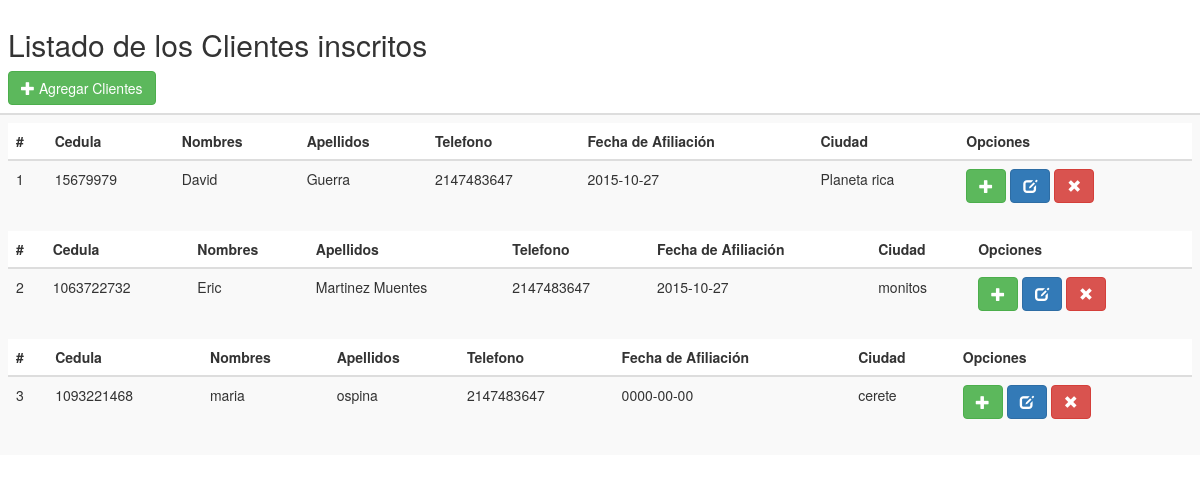
The app's page /php/opciones.php with its own data.
### tables this page shows
CREATE TABLE IF NOT EXISTS `clientes` (
  `identificacion` int(11) NOT NULL,
  `nombres` varchar(50) NOT NULL,
  `apellidos` varchar(50) NOT NULL,
  `telefono` int(10) NOT NULL,
  `direccion` varchar(20) NOT NULL,
  `fechaafiliacion` date NOT NULL,
  `vendedor` varchar(50) NOT NULL,
  `ciudad` varchar(50) NOT NULL,
  `diasc` varchar(50) NOT NULL,
  `valor` int(10) NOT NULL
);

### php/opciones.php (the view, shortened to what this page needs)
<!DOCTYPE html>
    <html>
    <head>
      <link rel='stylesheet' type='text/css' href='../css/normalize.css' />
    <link rel='stylesheet' type='text/css' href='../css/estilo.css' />
    <link rel='stylesheet' type='text/css' href='../css/demo.css' />
    <link rel='stylesheet' type='text/css' href='../css/component.css' />
    <link rel='stylesheet' type='text/css' href='../css/bootstrap.css' />
    </head>
    <body>
    <table class='table table-striped'>
  <thead>
    <tr>
      <th><h2>Listado de los Clientes inscritos</h2>
      <a href="welcome.php?op=5" role="button" class="btn btn-success">
      <span class="glyphicon glyphicon-plus" aria-hidden="true"></span>   Agregar Clientes</a>
      </th>
    </tr>
  </thead>
  <tbody>
    <tr>
      <td>
<?php
  $buscar_asignatura=mysql_query("SELECT * FROM clientes ");
  $i=1;
  while ($muestra=mysql_fetch_array($buscar_asignatura)) {
  echo "<table class='table table-striped table-hover '>
  <thead>
    <tr>
      <th>#</th>
      <th>Cedula</th>
      <th>Nombres</th>
      <th>Apellidos</th>
      <th>Telefono</th>
      <th>Fecha de Afiliación</th>
      <th>Ciudad</th>
      <th>Opciones</th>
    </tr>
  </thead>
  <tbody>
    <tr>
      <td>".$i++."</td>
      <td>".utf8_decode($muestra['identificacion'])."</td>
      <td>".utf8_decode($muestra['nombres'])."</td>
      <td>".utf8_decode($muestra['apellidos'])."</td>
      <td>".utf8_decode($muestra['telefono'])."</td>
      <td>".utf8_decode($muestra['fechaafiliacion'])."</td>
      <td>".utf8_decode($muestra['ciudad'])."</td>
      <td>
      <a href='ingresarabono.php?id=".$muestra['identificacion']."' role='button' title='Agregar Abono' class='btn btn-success'>
      <span class='glyphicon glyphicon-plus' aria-hidden='true'></span></a>
      <a href='editarcliente.php?id=".$muestra['identificacion']."' role='button' title='Editar Cliente' class='btn btn-primary'>
      <span class='glyphicon glyphicon-edit' aria-hidden='true'></span></a>
      <a href='eliminarcliente.php?id=".$muestra['identificacion']."' role='button' title='Eliminar Cliente' class='btn btn-danger'>
      <span class='glyphicon glyphicon-remove' aria-hidden='true'></span></a>
      </td>
    </tr>
  </tbody>
</table>";
}
               ?>
 </td>
    </tr>
  </tbody>
</table>
 </body>
    </html>

### css/demo.css (style rules this page uses)
*, *:after, *:before { -webkit-box-sizing: border-box; -moz-box-sizing: border-box; box-sizing: border-box; }
body { background: #333; color: #fff; font-weight: 400; font-size: 1em; font-family: 'Lato', Arial, sans-serif; }
a, button { outline: none; }
a { color: #f0f0f0; text-decoration: none; }

### records on screen
clientes: identificacion "15679979", nombres "David", apellidos "Guerra", telefono "2147483647", fechaafiliacion "2015-10-27", ciudad "Planeta rica"
clientes: identificacion "1063722732", nombres "Eric", apellidos "Martinez Muentes", telefono "2147483647", fechaafiliacion "2015-10-27", ciudad "monitos"
clientes: identificacion "1093221468", nombres "maria", apellidos "ospina", telefono "2147483647", fechaafiliacion "0000-00-00", ciudad "cerete"
